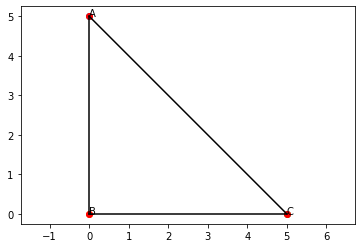

The script that drew this image:
# -*- coding: utf-8 -*-
"""
Created on Tue Sep 29 16:08:45 2020

@author: Rishab
"""
import matplotlib.pyplot as plt
import math as m


#These values are only being used for verifying that hypotenuse is the longest side in a right traingle.
a = [0,5]
b = [0,0]  
c = [5,0]

def distancebetn(P,Q):
    return float(m.sqrt((Q[0]-P[0])**2 + (Q[1]-P[1])**2))

d1 = distancebetn(a,b)
d2 = distancebetn(b,c)
d3 = distancebetn(c,a)

d3 = round(d3,2)

if(d3>d1 and d3>d2):
    print("Hypotenuse is the longest side in a right triangle.")
else:
    print("Hypotenuse is not the longest side in a right triangle.")


plt.plot(a[0],a[1],'o')
plt.text(0,5,'A')
plt.plot(b[0],b[1],'o')
plt.text(0,0,'B')
plt.plot(c[0],c[1],'o')
plt.text(5,0,'C')


x=[0,0,5]
y=[5,0,0]

plt.plot(x,y,'ro')

def connect(x,y,p1,p2):
    x1, x2 = x[p1], x[p2]
    y1, y2 = y[p1], y[p2]
    plt.plot([x1,x2],[y1,y2],'k-')

connect(x,y,0,1)
connect(x,y,1,2)
connect(x,y,2,0)

plt.axis('equal')
plt.show()
